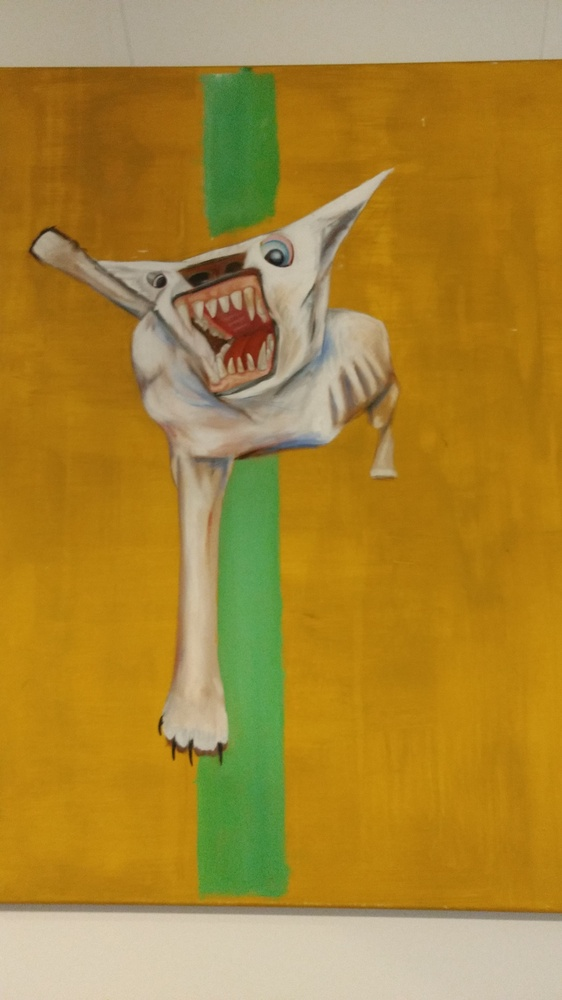
#> input picture BTD.jpg, 562 x 1000 px, shrunk from 2592 x 4608 before the run
$ jupyter execute --allow-errors Untitled.ipynb   (shell and % lines are left out)
#> lines starting #> are read from the running program, lines starting #| are printed output that depends on the picture
[cell 1]
import numpy as np
import cv2
import matplotlib.pylab as plt

#> (a cell that did not finish here is left out)

[cell 3]
im = plt.imread("BTD.jpg")
#> im is the input picture: shape (1000, 562, 3); mean R, G, B 168.7, 133.7, 52.7
gray = cv2.cvtColor(im, cv2.COLOR_RGB2GRAY)
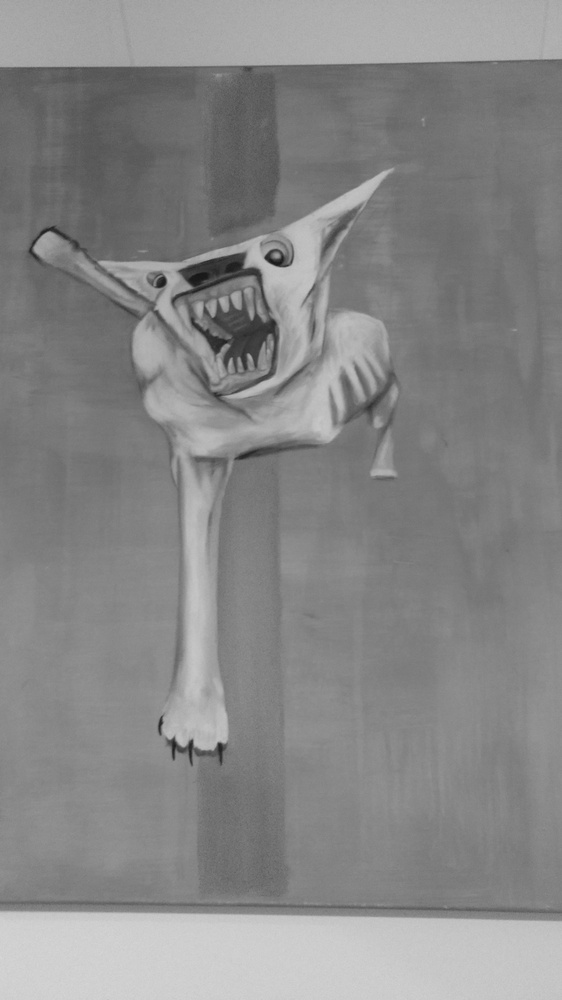
#> gray: shape (1000, 562); min 22, max 214, mean 135

#> (the rest of this cell did not finish here and is left out)
